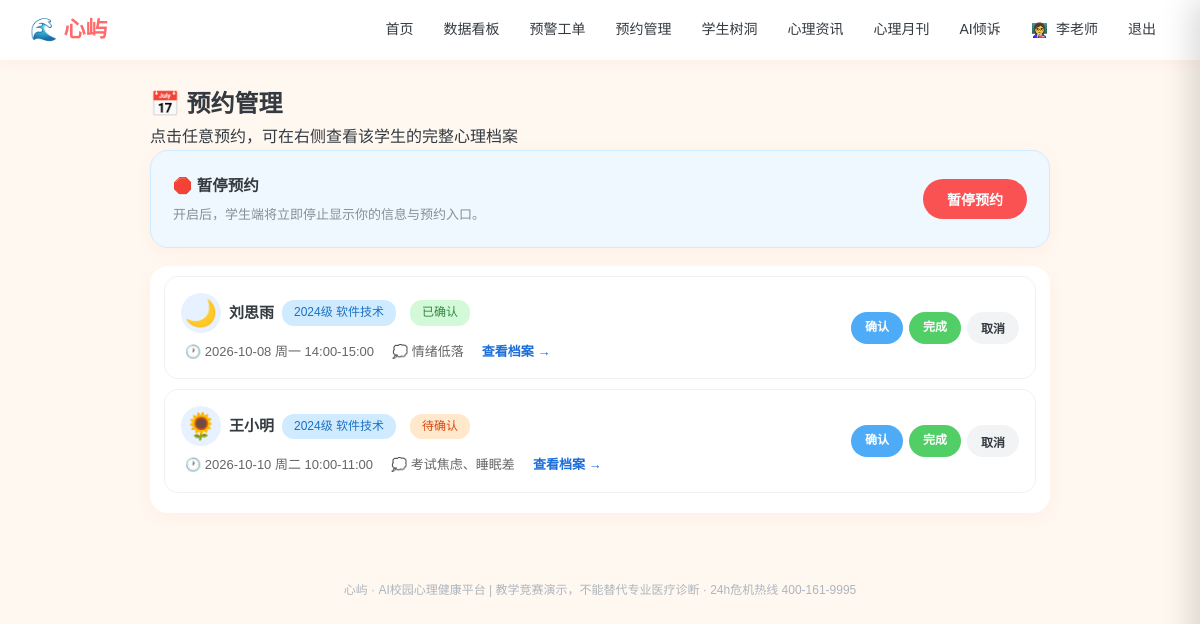
/manage_booking (signed in), run on the app's committed database.
### models.py (models this page shows, shortened)
class User(db.Model):
    __tablename__ = "users"
    id = db.Column(db.Integer, primary_key=True)
    username = db.Column(db.String(64), unique=True, nullable=False)
    password_hash = db.Column(db.String(256), nullable=False)
    role = db.Column(db.String(16), default="student")   # student / counselor / admin
    real_name = db.Column(db.String(64), default="")
    gender = db.Column(db.String(8), default="")
    grade = db.Column(db.String(32), default="")
    major = db.Column(db.String(64), default="")
    phone = db.Column(db.String(32), default="")
    avatar = db.Column(db.String(16), default="🌻")
    avatar_type = db.Column(db.String(16), default="emoji")   # emoji / upload
    avatar_file = db.Column(db.String(128), default="")       # 本地上传头像文件名
    profile_completed = db.Column(db.Boolean, default=False)  # 首次登录是否已完成基本信息
    qualification_no = db.Column(db.String(64), default="")   # 注册系统编号/证书编号
    qualification_verified = db.Column(db.Boolean, default=False)
    student_id = db.Column(db.String(32), default="")
    school = db.Column(db.String(128), default="")
    college = db.Column(db.String(128), default="")
    class_name = db.Column(db.String(64), default="")
    enrollment_year = db.Column(db.String(8), default="")
    education_level = db.Column(db.String(32), default="")
    student_status = db.Column(db.String(32), default="")
    employee_id = db.Column(db.String(32), default="")
    teacher_title = db.Column(db.String(64), default="")
    department = db.Column(db.String(128), default="")
    qualification = db.Column(db.String(256), default="")
    intro = db.Column(db.String(512), default="")
    created_at = db.Column(db.DateTime, default=datetime.now)

class Appointment(db.Model):
    __tablename__ = "appointments"
    id = db.Column(db.Integer, primary_key=True)
    counselor_id = db.Column(db.Integer, db.ForeignKey("users.id"))
    student_id = db.Column(db.Integer, db.ForeignKey("users.id"))
    date = db.Column(db.String(16))
    time_slot = db.Column(db.String(32))
    topic = db.Column(db.String(256), default="")
    status = db.Column(db.String(16), default="pending")  # pending/confirmed/done/cancelled
    created_at = db.Column(db.DateTime, default=datetime.now)

### app.py (the view)
@app.route("/manage_booking")
@login_required(role="counselor")
def manage_booking(u):
    rows = Appointment.query.filter_by(counselor_id=u.id).order_by(Appointment.created_at.desc()).all()
    users = {x.id: x for x in User.query.all()}
    co = Counselor.query.filter_by(user_id=u.id).first()
    is_pausing = bool(co and co.is_pausing)
    return render_template("manage_booking.html", u=u, rows=rows, users=users,
                           is_pausing=is_pausing)

### app.py (called while the page is built)
def login_required(role=None):
    def decor(f):
        @wraps(f)
        def wrapper(*args, **kwargs):
            uid = session.get("uid")
            if not uid:
                return redirect(url_for("login", next=request.path))
            u = db.session.get(User, uid)
            if not u:
                session.clear()
                return redirect(url_for("login"))
            if not u.profile_completed and request.endpoint not in (
                    "profile", "logout", "static", "avatar_upload"):
                flash("首次登录请先完善你的基本信息", "warn")
                return redirect(url_for("profile"))
            if role and u.role != role:
                flash("该页面需要相应权限", "warn")
                return redirect(url_for("index"))
            return f(u, *args, **kwargs)
        return wrapper
    return decor

@app.context_processor
def inject_globals():
    uid = session.get("uid")
    u = db.session.get(User, uid) if uid else None
    def avatar_html(usr, cls="", emoji_cls=""):
        if usr and usr.avatar_type == "upload" and usr.avatar:
            return f'<img class="{cls}" src="{usr.avatar}" alt="头像">'
        return f'<span class="{emoji_cls}">{usr.avatar or "👤" if usr else "👤"}</span>'
    return {"now": datetime.now(), "u": u, "avatar_html": avatar_html}

### templates/manage_booking.html (shortened to what this page needs)
{% extends "base.html" %}
{% block body %}
<div class="mb-page">
  <div class="page-head">
    <h2>📅 预约管理</h2>
    <p>点击任意预约，可在右侧查看该学生的完整心理档案</p>
  </div>
  <div class="card mb-pause">
    <div style="flex:1">
      <h3 style="margin:0;font-size:15.5px">🛑 暂停预约</h3>
      <p style="font-size:13px;color:#868e96;margin-top:5px">
        {{ '暂停中：学生端将不再显示你的信息，也无法向你提交预约。' if is_pausing else '开启后，学生端将立即停止显示你的信息与预约入口。' }}
      </p>
    </div>
    <form method="post" action="{{ url_for('manage_booking_pause') }}">
      <button class="btn {{ 'btn-danger' if not is_pausing else 'btn-mint' }}" type="submit">
        {{ '恢复预约' if is_pausing else '暂停预约' }}
      </button>
    </form>
  </div>
  <div class="card mb-list">
    {% for r in rows %}
    {% set st = users.get(r.student_id) %}
    <div class="mb-row" data-sid="{{ r.student_id }}">
      <div class="mb-row-main">
        <div class="mb-row-top">
          {% if st.avatar and st.avatar.startswith('/') %}
          <img class="mb-av-img" src="{{ st.avatar }}">
          {% else %}
          <span class="mb-av">{{ st.avatar or '🌻' }}</span>
          {% endif %}
          <b class="mb-name">{{ st.real_name or st.username }}</b>
          <span class="tag tag-blue">{{ st.grade or '' }} {{ st.major or '' }}</span>
          <span class="tag {{ 'tag-orange' if r.status=='pending' else ('tag-green' if r.status in ['confirmed','done'] else '') }}">
            {{ {'pending':'待确认','confirmed':'已确认','done':'已完成','cancelled':'已取消'}.get(r.status,r.status) }}
          </span>
        </div>
        <div class="mb-row-info">
          <span>🕐 {{ r.date }} {{ r.time_slot }}</span>
          <span>💭 {{ r.topic or '未填写主题' }}</span>
          <span class="mb-go">查看档案 →</span>
        </div>
      </div>
      {% if r.status in ['pending','confirmed'] %}
      <div class="mb-row-actions" onclick="event.stopPropagation()">
        <a class="btn btn-sm btn-sky" href="{{ url_for('manage_booking_action', aid=r.id, action='confirmed') }}">确认</a>
        <a class="btn btn-sm btn-mint" href="{{ url_for('manage_booking_action', aid=r.id, action='done') }}">完成</a>
        <button type="button" class="btn btn-sm btn-ghost mb-cancel" data-aid="{{ r.id }}"
                data-stu="{{ st.real_name or st.username }}" data-time="{{ r.date }} {{ r.time_slot }}">取消</button>
      </div>
      {% endif %}
    </div>
    {% else %}<p style="color:#adb5bd;padding:20px">暂无学生预约。</p>{% endfor %}
  </div>
</div>
{% endblock %}

### templates/base.html (shortened to what this page needs)
<!DOCTYPE html>
<html lang="zh-CN">
<head>
<link href="{{ url_for('static', filename='css/style.css') }}" rel="stylesheet">
</head>
<body>
<nav class="topnav">
  <div class="nav-inner">
    <a class="brand" href="{{ url_for('index') }}">🌊 心屿</a>
    <div class="nav-links">
      {% if u %}
        {% if u.role == 'student' %}
          <a href="{{ url_for('index') }}">首页</a>
          <a href="{{ url_for('assessments') }}">心理测评</a>
          <a href="{{ url_for('treehole') }}">匿名树洞</a>
          <a href="{{ url_for('mood') }}">情绪日记</a>
          <a href="{{ url_for('relax') }}">减压舱</a>
          <a href="{{ url_for('booking') }}">预约咨询</a>
          <a href="{{ url_for('learn') }}">心理成长</a>
          <a href="{{ url_for('chat') }}">AI倾诉</a>
        {% else %}
          <a href="{{ url_for('teacher_home') }}">首页</a>
          <a href="{{ url_for('dash') }}">数据看板</a>
          <a href="{{ url_for('alerts') }}">预警工单</a>
          <a href="{{ url_for('manage_booking') }}">预约管理</a>
          <a href="{{ url_for('teacher_treehole') }}">学生树洞</a>
          <a href="{{ url_for('teacher_news') }}">心理资讯</a>
          <a href="{{ url_for('teacher_journal') }}">心理月刊</a>
          <a href="{{ url_for('chat') }}">AI倾诉</a>
        {% endif %}
        <a class="nav-user" href="{{ url_for('profile') }}" title="个人信息"><span class="nav-avatar-wrap">{{ avatar_html(u, cls="nav-avatar") | safe }}</span> {{ u.real_name or u.username }}</a>
        <a href="{{ url_for('logout') }}">退出</a>
      {% else %}
        <a href="{{ url_for('login') }}">登录</a>
        <a href="{{ url_for('register') }}">注册</a>
      {% endif %}
    </div>
  </div>
</nav>
<main class="container">{% block body %}{% endblock %}</main>
<footer class="footer">心屿 · AI校园心理健康平台 | 教学竞赛演示，不能替代专业医疗诊断 · 24h危机热线 400-161-9995</footer>
</body>
</html>

### static/css/style.css (style rules this page uses)
* { margin: 0; padding: 0; box-sizing: border-box; }
:root { --brand: #ff6b6b; --brand2: #ffa94d; --sky: #4dabf7; --mint: #51cf66; --sun: #ffd43b; --ink: #343a40; --ink2: #868e96; --bg: #fff8f0; --card: #ffffff; --soft: #fff1e6; }
body { font-family: "Microsoft YaHei", "PingFang SC", sans-serif; background: var(--bg); color: var(--ink); line-height: 1.65; }
a { color: var(--brand); text-decoration: none; }
.topnav { background: #fff; box-shadow: 0 2px 12px rgba(255,107,107,.08); position: sticky; top: 0; z-index: 100; }
.nav-inner { max-width: 1180px; margin: 0 auto; padding: 0 20px; height: 60px; display: flex; align-items: center; justify-content: space-between; }
.brand { font-size: 22px; font-weight: 800; color: var(--brand); display:flex; align-items:center; gap:6px; }
.nav-links { display: flex; gap: 2px; align-items: center; flex-wrap: wrap; }
.nav-links a { color: var(--ink); padding: 7px 14px; border-radius: 20px; font-size: 14px; font-weight: 500; transition: .2s; }
.nav-user { font-size: 13px; color: var(--ink2); padding: 0 8px; }
.nav-avatar-wrap { display: inline-flex; vertical-align: middle; margin-right: 4px; }
.container { max-width: 1180px; margin: 24px auto; padding: 0 20px; }
.footer { text-align: center; color: #adb5bd; font-size: 12px; padding: 28px; margin-top: 40px; }
.card { background: var(--card); border-radius: 18px; padding: 22px; box-shadow: 0 4px 16px rgba(255,107,107,.07); margin-bottom: 18px; }
.card h3 { font-size: 16px; color: var(--ink); margin: 14px 0 8px; }
.btn { display: inline-block; background: var(--brand); color: #fff; border: none; padding: 10px 24px; border-radius: 24px; font-size: 14px; cursor: pointer; font-weight: 600; transition:.2s; }
.btn-mint { background: var(--mint); }
.btn-sky { background: var(--sky); }
.btn-ghost { background:#f1f3f5; color:var(--ink); }
.btn-sm { padding: 6px 14px; font-size: 12px; }
.tag { display: inline-block; background: var(--soft); color: #e8590c; font-size: 12px; padding: 3px 12px; border-radius: 12px; margin-right: 6px; font-weight:500; }
.tag-green { background:#d3f9d8; color:#2b8a3e; }
.tag-orange { background:#ffe8cc; color:#d9480f; }
.tag-blue { background:#d0ebff; color:#1971c2; }

### templates/manage_booking.html (style rules this page uses)
.mb-page { max-width:900px;margin:0 auto }
.mb-pause { display:flex;justify-content:space-between;align-items:center;gap:16px;flex-wrap:wrap;border:1px solid #d0ebff;background:#f0f8ff }
.btn-danger { background:#fa5252 }
.mb-list { padding:10px 14px }
.mb-row { display:flex;justify-content:space-between;align-items:center;gap:12px;padding:16px;border-radius:14px;border:1px solid #eef2f7;margin-bottom:10px;cursor:pointer;transition:.15s }
.mb-row-top { display:flex;align-items:center;gap:8px;flex-wrap:wrap;margin-bottom:8px }
.mb-av { font-size:26px;width:40px;height:40px;border-radius:50%;background:#e7f1ff;display:inline-flex;align-items:center;justify-content:center;flex-shrink:0 }
.mb-name { font-size:15px;color:#343a40 }
.mb-row-info { display:flex;gap:18px;flex-wrap:wrap;font-size:13px;color:#666;padding-left:4px }
.mb-go { color:#1c6dd9;font-weight:600;margin-left:auto }
.mb-row-actions { display:flex;gap:6px;flex-shrink:0 }

### data on the page
User: avatar_type+avatar "👩‍🏫", real_name "李老师"
Appointment: status "已确认", date "2026-10-08", time_slot "周一 14:00-15:00", topic "情绪低落"
User: avatar "🌙", real_name "刘思雨", grade "2024级", major "软件技术"
Appointment: status "待确认", date "2026-10-10", time_slot "周二 10:00-11:00", topic "考试焦虑、睡眠差"
User: avatar "🌻", real_name "王小明", grade "2024级", major "软件技术"

### other printed values
{{ '恢复预约' if is_pausing else '暂停预约' }} "暂停预约"
